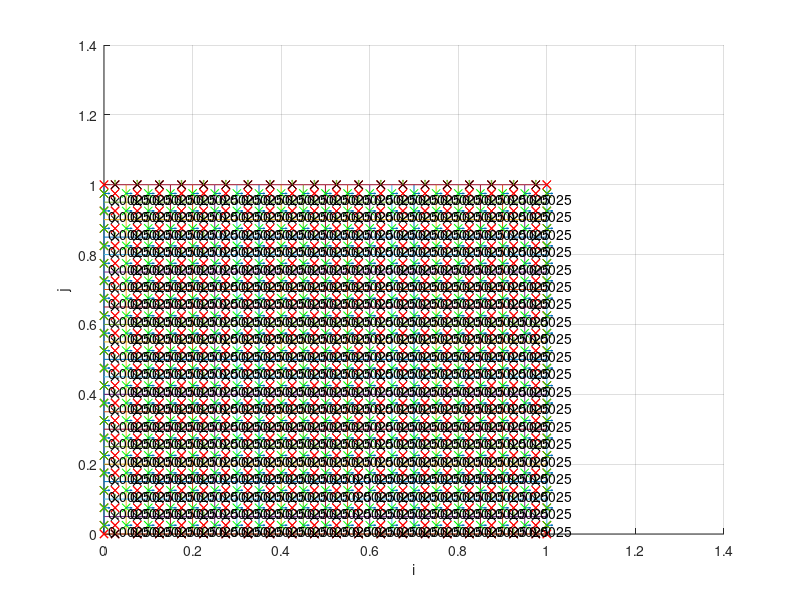
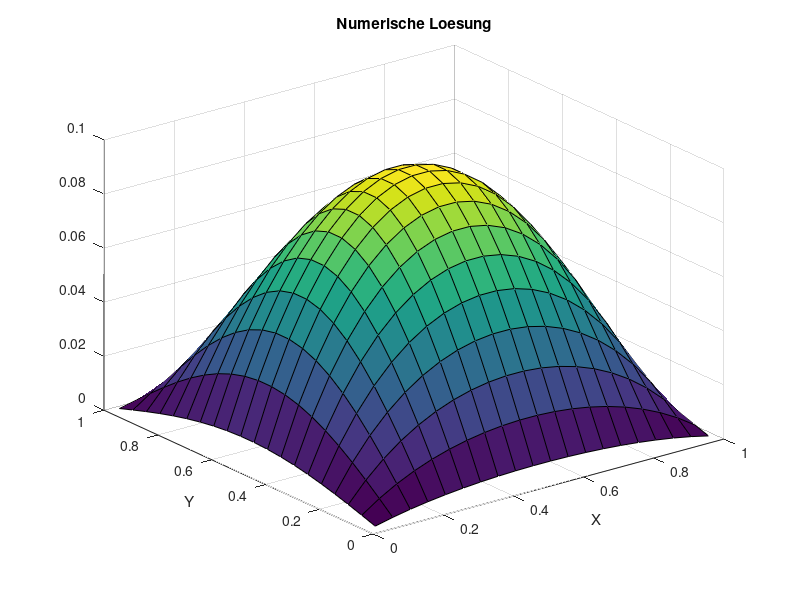

MATLAB code for these plots, in order:
clc
clear all
close all
SOL=@(x,y) sin(pi*x)*sin(pi*y);
MSOL=@(x,y) -2*pi^2*sin(pi*x)*sin(pi*y) ;%+ pi*cos(pi*x)*sin(pi*y) + pi*sin(pi*x)*cos(pi*y);

%SOL=@(x,y) sin(pi*x)*sin(pi*y);
%MSOL=@(x,y) -2*pi^2*sin(pi*x)*sin(pi*y);
DIF=1.0;
XMIN=0.0;
XMAX=1.0;
YMIN=0.0;
YMAX=1.0;
ALPHAX1=0.9;
ALPHAX2=0.8;
ALPHAY1=0.8;
ALPHAY2=0.9;
N=20; % KV's in einer Koordinatenrichtung, macht N^2 KV gesamt
NN=N*N;

% Randwerte
X = zeros(N+1);
for I=1:N+1
  %X1 = XMIN + (ALPHAX1^(I-1)-1)/(ALPHAX1^N-1)*(XMAX-XMIN);
  %X2 = XMIN + (ALPHAX2^(I-1)-1)/(ALPHAX2^N-1)*(XMAX-XMIN);
  %X(I,:) = linspace(X1, X2, N+1);
  X(:,I)=linspace(XMIN,XMAX,N+1);
end

Y = zeros(N+1);
for I=1:N+1
  %Y1 = YMIN + (ALPHAY1^(I-1)-1)/(ALPHAY1^N-1)*(YMAX-YMIN);
  %Y2 = YMIN + (ALPHAY2^(I-1)-1)/(ALPHAY2^N-1)*(YMAX-YMIN);
  %Y(:,I) = linspace(Y1,Y2,N+1);
  Y(I,:) = linspace(YMIN,YMAX,N+1);
end

% plot mesh
figure(1);
hold on;
grid on;
xlabel('i');
ylabel('j');
for I=1:N+1
  plot(X(I,:), Y(I,:));
  plot(X(:,I), Y(:,I));
end

% cell middle points
XM=zeros(N);
for I=1:N
  for J=1:N
    XM(I,J) = (X(I,J)+X(I+1,J)+X(I,J+1)+X(I+1,J+1))/4;
  end
end
YM=zeros(N);
for I=1:N
  for J=1:N
    YM(I,J) = (Y(I,J)+Y(I+1,J)+Y(I,J+1)+Y(I+1,J+1))/4;
  end
end

%for I=1:N
  %plot(XM(I,:), YM(I,:),'rx');
  %plot(XM(:,I), YM(:,I),'rx');
%end

XMR=zeros(N+2);
XMR(2:N+1,2:N+1) = XM;
XMR(1,:) = XMIN*ones(1,N+2);
XMR(N+2,:) = XMAX*ones(1,N+2);
for I=1:N
    XMR(I+1,1) = (X(I,1)+X(I+1,1))/2;
end
for I=1:N
    XMR(I+1,N+2) = (X(I,N+1)+X(I+1,N+1))/2;
end

YMR=zeros(N+2);
YMR(2:N+1,2:N+1) = YM;
YMR(:,1) = YMIN*ones(N+2,1);
YMR(:,N+2) = YMAX*ones(N+2,1);
for J=1:N
    YMR(1,J+1) = (Y(1,J)+Y(1,J+1))/2;
end
for J=1:N
    YMR(N+2,J+1) = (Y(N+1,J)+Y(N+1,J+1))/2;
end

for I=1:N+2
  plot(XMR(I,:), YMR(I,:),'rx');
  plot(XMR(:,I), YMR(:,I),'rx');
end

% metrics
MXXIH =zeros(N+1,N);
MXETAH=zeros(N+1,N);
MYXIH =zeros(N+1,N);
MYETAH=zeros(N+1,N);

MXXIV =zeros(N,N+1);
MXETAV=zeros(N,N+1);
MYXIV =zeros(N,N+1);
MYETAV=zeros(N,N+1);

for I=1:N+1
  for J=1:N
    X1=XMR(I,J+1);
    X2=XMR(I+1,J+1);
    Y1=YMR(I,J+1);
    Y2=YMR(I+1,J+1);

    XN=X(I,J+1);
    YN=Y(I,J+1);
    XS=X(I,J);
    YS=Y(I,J);

    NORM=sqrt((X2-X1)^2 + (Y2-Y1)^2);
    MXXIH(I,J)=(X2-X1)/NORM;
    MYXIH(I,J)=(Y2-Y1)/NORM;

    DS=sqrt((XN-XS)^2+(YN-YS)^2);
    MXETAH(I,J)=(XN-XS)/DS;
    MYETAH(I,J)=(YN-YS)/DS;
  end
end
for I=1:N
  for J=1:N+1
    X1=XMR(I+1,J);
    X2=XMR(I+1,J+1);
    Y1=YMR(I+1,J);
    Y2=YMR(I+1,J+1);

    XE=X(I+1,J);
    YE=Y(I+1,J);
    XW=X(I,J);
    YW=Y(I,J);

    NORM=sqrt((X2-X1)^2 + (Y2-Y1)^2);
    MXETAV(I,J)=(X2-X1)/NORM;
    MYETAV(I,J)=(Y2-Y1)/NORM;

    DS=sqrt((XE-XW)^2+(YE-YW)^2);
    MXXIV(I,J)=(XE-XW)/DS;
    MYXIV(I,J)=(YE-YW)/DS;
  end
end

% cell face centers
% north-south sides
XCV=zeros(N,N+1);
YCV=zeros(N,N+1);
YCV(:,N+1)=Y(1:N,N+1);
for I=1:N
  for J=1:N+1
    XCV(I,J) = (X(I,J)+X(I+1,J))/2;
    YCV(I,J) = (Y(I,J)+Y(I+1,J))/2;
  end
end
for I=1:N+1
  plot(XCV(:,I), YCV(:,I),'kx');
end

% east-west sides
XCH=zeros(N+1,N);
XCH(N+1,:)=X(N+1,1:N);
YCH=zeros(N+1,N);
for I=1:N+1
  for J=1:N
    XCH(I,J) = (X(I,J)+X(I,J+1))/2;
    YCH(I,J) = (Y(I,J)+Y(I,J+1))/2;
  end
end
for I=1:N+1
  plot(XCH(I,:), YCH(I,:),'gx');
end

%% normal vectors
DXH = zeros(N+1,N);
DYH = zeros(N+1, N);
LENGTHH = zeros(N+1, N);
NVHX = zeros(N+1,N);
NVHY = zeros(N+1,N);
for I=1:N+1
  for J=1:N
    DX = X(I,J+1)-X(I,J);
    DY = Y(I,J+1)-Y(I,J);

    NORM = sqrt(DX^2 + DY^2);
    NVHX(I,J) = DY/NORM;
    NVHY(I,J) = -DX/NORM;

    DXH(I,J)=DX;
    DYH(I,J)=DY;
    LENGTHH(I,J)=NORM;
  end
end
quiver(XCH, YCH, NVHX, NVHY, 0.2);

DXV = zeros(N,N+1);
DYV = zeros(N,N+1);
LENGTHV = zeros(N,N+1);
NVVX = zeros(N,N+1);
NVVY = zeros(N,N+1);
for I=1:N
  for J=1:N+1
    DX = X(I+1,J)-X(I,J);
    DY = Y(I+1,J)-Y(I,J);

    NORM = sqrt(DX^2 + DY^2);
    NVVX(I,J) = -DY/NORM;
    NVVY(I,J) = DX/NORM;

    DXV(I,J)=DX;
    DYV(I,J)=DY;
    LENGTHV(I,J)=NORM;
  end
end
quiver(XCV, YCV, NVVX, NVVY, 0.2);

DMH=zeros(N+1,J);
MJH=zeros(N+1,N);
for I=1:N+1
  for J=1:N
    X1=XMR(I,J+1);
    X2=XMR(I+1,J+1);
    Y1=YMR(I,J+1);
    Y2=YMR(I+1,J+1);

    NORM=sqrt((X2-X1)^2 + (Y2-Y1)^2);
    DMH(I,J)=NORM;

    XN=X(I,J+1);
    YN=Y(I,J+1);
    XS=X(I,J);
    YS=Y(I,J);

    TOP = (X2-X1)*(YN-YS) - (Y2-Y1)*(XN-XS);

    MJH(I,J) = TOP / (NORM * LENGTHH(I,J));
  end
end
DMV=zeros(N,N+1);
MJV=zeros(N,N+1);
for I=1:N
  for J=1:N+1
    X1=XMR(I+1,J);
    X2=XMR(I+1,J+1);
    Y1=YMR(I+1,J);
    Y2=YMR(I+1,J+1);

    NORM=sqrt((X2-X1)^2 + (Y2-Y1)^2);
    DMV(I,J)=NORM;

    XE=X(I+1,J);
    YE=Y(I+1,J);
    XW=X(I,J);
    YW=Y(I,J);

    TOP=(XE-XW)*(Y2-Y1) - (YE-YW)*(X2-X1);

    MJV(I,J) = TOP / (NORM * LENGTHV(I,J));
  end
end

% cell volume
V=zeros(N);
for I=1:N
  for J=1:N
    Xne = X(I+1,J+1);
    Xnw = X(I,J+1);
    Xsw = X(I,J);
    Xse = X(I+1,J);

    Yne = Y(I+1,J+1);
    Ynw = Y(I,J+1);
    Ysw = Y(I,J);
    Yse = Y(I+1,J);

    V(I,J) = 0.5*abs((Xse-Xnw)*(Yne-Ysw) - (Xne-Xsw)*(Yse-Ynw));
    text(X(I,J)+0.01,Ysw+0.01,num2str(V(I,J)));
  end
end
%NDIVS = 3;
%% N halbieren
%for j=1:NDIVS
%idx =1;
%X2=0;
%for i=1:length(X)+1
  %if mod(i, 2)==1
    %X2(idx)=X(i);
    %idx=idx+1;
  %end
%end
%X=X2;
%N=length(X)-1;
%end

%for j=1:NDIVS
%idx =1;
%Y2=0;
%for i=1:length(Y)+1
  %if mod(i, 2)==1
    %Y2(idx)=Y(i);
    %idx=idx+1;
  %end
%end
%Y=Y2;
%N=length(Y)-1;
%end
%NN=N*N;

%XC = (X(1:N)+X(2:N+1))/2;
%YC = (Y(1:N)+Y(2:N+1))/2;
%XCR = [XMIN, XC, XMAX];
%YCR = [YMIN, YC, YMAX];

%%%% ANALYTISCHE LÖSUNG
%TA = zeros(N, N);
%for I=1:N
  %for J=1:N
    %TA(I, J)=SOL(XM(I,J), YM(I,J));
  %end
%end

%hold off;
%figure(2)
%surf(XM, YM, TA');
%title('Analytische Loesung')
%xlabel('X')
%ylabel('Y')

%%%% FVM Lösung

%% Randbedingungen
RB=zeros(N+2);
for I=1:N+2
  for J=1:N+2
    RB(I,J) = SOL(XMR(I,J),YMR(I,J));
  end
end
RB(2:N+1,2:N+1) = zeros(N);

%%% Koeffizienten speichern
AP = zeros(N);
AE = zeros(N);
AN = zeros(N);
AW = zeros(N);
AS = zeros(N);
for I=1:N
  for J=1:N
    % east
    PDE = MYETAH(I+1,J)*NVHX(I+1,J) - MXETAH(I+1,J)*NVHY(I+1,J);
    PDW = MYETAH(I,J)*NVHX(I,J) - MXETAH(I,J)*NVHY(I,J);

    PDN = MXXIV(I,J+1)*NVVY(I,J+1) - MYXIV(I,J+1)*NVVX(I,J+1)
    PDS = MXXIV(I,J)*NVVY(I,J) - MYXIV(I,J)*NVVX(I,J)

    AE(I,J) = DIF*LENGTHH(I+1,J) * PDE/MJH(I+1,J)/DMH(I+1,J);
    AW(I,J) = DIF*LENGTHH(I,J) * PDW/MJH(I,J)/DMH(I,J);
    AN(I,J) = DIF*LENGTHV(I,J+1) * PDN/MJV(I,J+1)/DMV(I,J+1);
    AS(I,J) = DIF*LENGTHV(I,J) * PDS/MJV(I,J)/DMV(I,J);

    AP(I,J) = -AE(I,J)-AN(I,J)-AW(I,J)-AS(I,J);
  end
end

%% Gesamtgleichungssystem aufstellen
A = zeros(NN);
b = zeros(NN, 1);

for J=1:N
  for I=1:N
    IDX = (J-1)*N + I;

    b(IDX) = MSOL(XM(I),YM(J))*V(I,J);

    % Hauptdiagonale
    A(IDX, IDX) = AP(I,J);

    % Westliche Nebendiagonale
    if mod(IDX,N)==1
      b(IDX) = b(IDX)-AW(I,J)*RB(1,J+1);
    else
      A(IDX, IDX-1) = AW(I,J);
    end

    % Östliche Nebendiagonale
    if mod(IDX,N)==0
      b(IDX) = b(IDX)-AE(I,J)*RB(N+2,J+1);
    else
      A(IDX, IDX+1) = AE(I,J);
    end

    % Nördliche Nebendiagonale
    if IDX > NN-N
      b(IDX) = b(IDX)-AN(I,J)*RB(I+1,N+2);
    else
      A(IDX, IDX+N) = AN(I,J);
    end

    % Südliche Nebendiagonale
    if IDX <= N
      b(IDX) = b(IDX)-AS(I,J)*RB(I+1,1);
    else
      A(IDX, IDX-N) = AS(I,J);
    end
  end
end

t=A\b;
T=reshape(t,N,N);

% mit Randwerten
T2 = zeros(N+2);
T2(2:N+1,2:N+1) = T;

figure(2)
surf(XM, YM, T');
title('Numerische Loesung')
xlabel('X')
ylabel('Y')


%%%% Lösungsfehler berechnen
%SERR=0.0;
%ERR=zeros(N);
%for I=1:N
  %for J=1:N
    %ERR(I,J)=T(I, J)-TA(I, J);
    %SERR=SERR+ERR(I,J)^2;
  %end
%end
%SERR=sqrt(SERR/NN);

%figure(3)
%surf(XC, YC, ERR');
%title('Loesungsfehler')

%fprintf('Summierter Fehler %16.10e NN=%g\n', SERR, NN);

%%%% ORDNUNG  BESTIMMEN
%ERR5=6.5277704659e-02;
%ERR10=1.0773515741e-02;
%ERR20=2.2555829695e-03;
%ERR40=5.4229194964e-04;
%op=log((ERR5)/(ERR10))/log(2);
%fprintf('Ordnung des Verfahrens %16.10e \n',op  );
%op=log((ERR10)/(ERR20))/log(2);
%fprintf('Ordnung des Verfahrens %16.10e \n',op  );
%op=log((ERR20)/(ERR40))/log(2);
%fprintf('Ordnung des Verfahrens %16.10e \n',op  );



%%%% RESIDUUM BERECHNEN
%s=zeros(N);
%for I=1:N
  %for J=1:N
    %s(I, J)=SOL(XC(I), YC(J));
  %end
%end

%s=reshape(s, NN, 1);

%RES=A*s-b;

%RES2 = reshape(RES, N, N);

%figure(4)
%surf(XC, YC, RES2');

%xlabel('XC')
%ylabel('YC')
%zlabel('RES')
%title('Residuum')

%%%% Truncation Error berechnen

%% b ohne Randwerte
%TERR=zeros(N);
%b=zeros(N);
%for I=1:N
  %for J=1:N
    %DX = X(I+1)-X(I);
    %DY = Y(J+1)-Y(J);
    %b(I,J) = MSOL(XC(I),YC(J))*DX*DY;
  %end
%end

%for I=3:N-2
  %for J=3:N-2
    %% benötigte Werte zwischenspeichern
    %XEE=XCR(I+3);
    %XE=XCR(I+2);
    %XP=XCR(I+1);
    %XW=XCR(I);
    %XWW=XCR(I-1);
    %Xe=X(I+1);
    %Xee=X(I+2);
    %Xw=X(I);
    %Xww=X(I-1);

    %DX = Xe-Xw;

    %YNN=YCR(J+3);
    %YN=YCR(J+2);
    %YP=YCR(J+1);
    %YS=YCR(J);
    %YSS=YCR(J-1);
    %Yn=Y(J+1);
    %Ynn=Y(J+2);
    %Ys=Y(J);
    %Yss=Y(J-1);

    %DY = Yn-Ys;

    %fE=b(I+1,J);
    %fP=b(I,J);
    %fW=b(I-1,J);
    %fN=b(I,J+1);
    %fS=b(I,J-1);

    %TEE=T(I+2,J);
    %TE=T(I+1,J);
    %TP=T(I,J);
    %TW=T(I-1,J);
    %TWW=T(I-2,J);
    %TN=T(I,J+1);
    %TNN=T(I,J+2);
    %TS=T(I,J-1);
    %TSS=T(I,J-2);


    %DX = X(I+1)-X(I);
    %DY = Y(J+1)-Y(J);

    %% Source Term
    %TERRSO = 1/2*((fE-fP)/((XE-XP)*DX) - (fP-fW)/((XP-XW)*DX))...
           %* ((Xe-XP)^3 - (Xw-XP)^3)/3*DY...
          %+ 1/2*((fN-fP)/((YN-YP)*DY) - (fP-fS)/((YP-YS)*DY))...
           %* ((Yn-YP)^3 - (Ys-YP)^3)/3*DX;

    %TERRE = 1/(2*(XE-XP))*((TEE-TP)/(XEE-XP)-(TE-TW)/(XE-XW))...
      %* (((XP-Xe)^2-(XE-Xe)^2)/(XE-XP))...
      %+ (1/(Xee-Xe)*((TEE-TE)/(XEE-XE)-(TE-TP)/(XE-XP)) - 1/(Xe-Xw)*((TE-TP)/(XE-XP)-(TP-TW)/(XP-XW)))...
      %* 1/(6*(XE-XP))*(((XP-Xe)^3-(XE-Xe)^3)/(XE-XP));

    %TERRW = 1/(2*(XP-XW))*((TE-TW)/(XE-XW)-(TP-TWW)/(XP-XWW))...
      %* (((XW-Xw)^2-(XP-Xw)^2)/(XP-XW))...
      %+ (1/(Xe-Xw)*((TE-TP)/(XE-XP)-(TP-TW)/(XP-XW)) - 1/(Xw-Xww)*((TP-TW)/(XP-XW)-(TW-TWW)/(XW-XWW)))...
      %* 1/(6*(XP-XW))*(((XW-Xw)^3-(XP-Xw)^3)/(XP-XW));

    %TERRN = 1/(2*(YN-YP))*((TNN-TP)/(YNN-YP)-(TN-TS)/(YN-YS))...
      %* (((YP-Yn)^2-(YN-Yn)^2)/(YN-YP))...
      %+ (1/(Ynn-Yn)*((TNN-TN)/(YNN-YN)-(TN-TP)/(YN-YP)) - 1/(Yn-Ys)*((TN-TP)/(YN-YP)-(TP-TS)/(YP-YS)))...
      %* 1/(6*(YN-YP))*(((YP-Yn)^3-(YN-Yn)^3)/(YN-YP));

    %TERRS = 1/(2*(YP-YS))*((TN-TS)/(YN-YS)-(TP-TSS)/(YP-YSS))...
      %* (((YS-Ys)^2-(YP-Ys)^2)/(YP-YS))...
      %+ (1/(Yn-Ys)*((TN-TP)/(YN-YP)-(TP-TS)/(YP-YS)) - 1/(Ys-Yss)*((TP-TS)/(YP-YS)-(TS-TSS)/(YS-YSS)))...
      %* 1/(6*(YP-YS))*(((YS-Ys)^3-(YP-Ys)^3)/(YP-YS));

    %TERR(I,J) = TERRSO - TERRE + TERRW - TERRN + TERRS;
  %end
%end

%figure(5)

%surf(XC, YC, TERR');
%title('TE');


%RESTE = RES2-TERR;
%figure(6)
%surf(XC(3:N-2), YC(3:N-2), RESTE(3:N-2, 3:N-2)');
%title('RES-TE');
